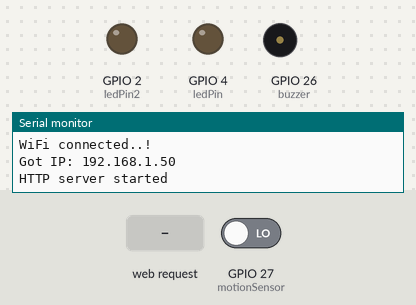
A sketch run on a simulated ESP32. Shown: output pins drawn as LEDs (lit = HIGH), buzzer (waves = sounding, pin HIGH), the last lines printed to the serial monitor. The test bench sets the inputs (shaded band); at power-on: GPIO 27 (motionSensor) LOW. WiFi joins after 1.5 s; servers stay silent unless stated.

Above: at 3.3 s.
3.4 s: GPIO 27 (motionSensor) driven HIGH
At 4.0 s:
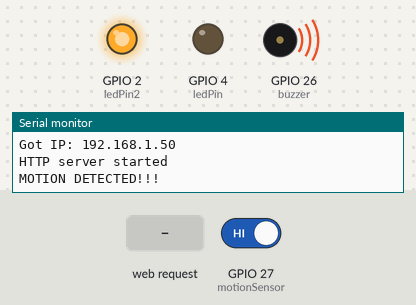
4.9 s: HTTP request GET /toggle received
At 6.1 s:
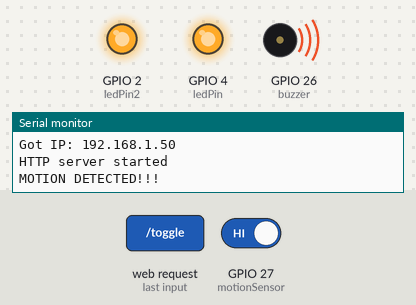
6.4 s: HTTP request GET /toggle?data=1 received
At 7.4 s:
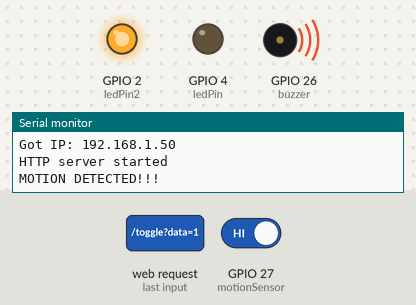
7.9 s: HTTP request GET /toggle?data=0 received
At 8.5 s:
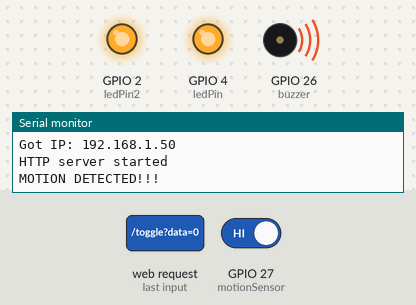
12.4 s: HTTP request GET /toggle?data=120 received
At 14.0 s:
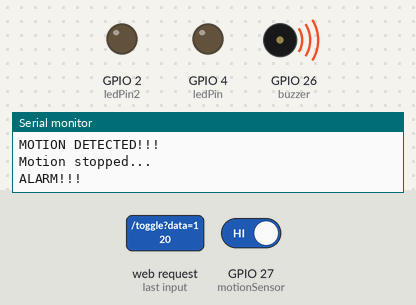
14.9 s: HTTP request GET /toggle received
At 16.3 s:
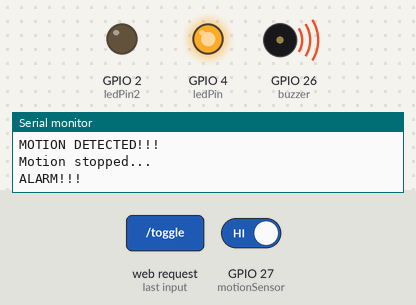
Timing chart, 0 to 17.4 s (numbered marks = the images above; inputs shaded):
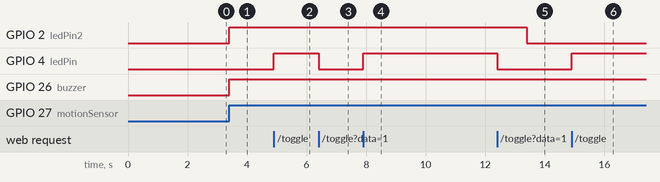

Measured:
- after the input at 3.4 s, GPIO 2 (ledPin2), GPIO 26 (buzzer): LOW → HIGH at once
- after the input at 4.9 s, GPIO 4 (ledPin): LOW → HIGH at once
- after the input at 6.4 s, GPIO 4 (ledPin): HIGH → LOW at once
- after the input at 7.9 s, GPIO 4 (ledPin): LOW → HIGH at once
- after the input at 12.4 s, GPIO 4 (ledPin): HIGH → LOW at once
- after the input at 14.9 s, GPIO 4 (ledPin): LOW → HIGH at once

The sketch:

Web_alarm_control_panel.ino
```cpp
#include <WiFi.h>
#include <WebServer.h>
#include <Wire.h>
#include <Adafruit_Sensor.h>
#include <Adafruit_BME280.h>

#define SEALEVELPRESSURE_HPA (1013.25)

#define timeSeconds 10

Adafruit_BME280 bme;

double temperature, humidity, pressure, altitude;

/*Put your SSID & Password*/
const char* ssid = "SSID";  // Enter SSID here
const char* password = "PASSWORD";  //Enter Password here

const int ledPin = 4; // LED connected to pin 2
const int ledPin2 = 2;

const int motionSensor = 27;
const int buzzer = 26;

unsigned long now = millis();
unsigned long lastTrigger = 0;
unsigned long alarmTrigger = 0;
boolean startTimer = false;
boolean motion = false;

boolean sensor_armed = true;


String code = "arm";

//password
String alarm_password = "1234";

WebServer server(80);


////////////////////////////////

void IRAM_ATTR detectsMovement();
void handle_OnConnect();
void handle_ToggleLED();
void handle_SendData();
void handle_NotFound();
String SendHTML(float temperature, float humidity, float pressure, float altitude);
char html_page[3000];
///////////////////////////////////

char web_page[3000] = "<!DOCTYPE HTML><html>\n"
                  "<head>\n"
                  "  <title>ESP-IDF BME280 Web Server</title>\n"
                  "  <meta http-equiv=\"refresh\" content=\"10\">\n"
                  "  <meta name=\"viewport\" content=\"width=device-width, initial-scale=1\">\n"
                  "  <link rel=\"stylesheet\" href=\"https://use.fontawesome.com/releases/v5.7.2/css/all.css\" integrity=\"sha384-fnmOCqbTlWIlj8LyTjo7mOUStjsKC4pOpQbqyi7RrhN7udi9RwhKkMHpvLbHG9Sr\" crossorigin=\"anonymous\">\n"
                  "  <link rel=\"icon\" href=\"data:,\">\n"
                  "  <style>\n"
                  "    html { font-family: Arial; display: inline-block; text-align: center; }\n"
                  "    p { font-size: 1.2rem; }\n"
                  "    body { margin: 0; }\n"
                  "    .topnav { overflow: hidden; background-color: #4B1D3F; color: white; font-size: 1.7rem; }\n"
                  "    .content { padding: 20px; }\n"
                  "    .card { background-color: white; box-shadow: 2px 2px 12px 1px rgba(140,140,140,.5); }\n"
                  "    .cards { max-width: 700px; margin: 0 auto; display: grid; grid-gap: 2rem; grid-template-columns: repeat(auto-fit, minmax(300px, 1fr)); }\n"
                  "    .reading { font-size: 2.8rem; }\n"
                  "    .card.temperature { color: #0e7c7b; }\n"
                  "    .card.humidity { color: #17bebb; }\n"
                  "    .card.pressure { color: #3fca6b; }\n"
                  "    .card.gas { color: #d62246; }\n"
                  "  </style>\n"
                  "</head>\n"
                  "<body>\n"
                  "  <div class=\"topnav\">\n"
                  "    <h3>ESP-IDF BME280 WEB SERVER</h3>\n"
                  "  </div>\n"
                  "  <div class=\"content\">\n"
                  "    <div class=\"cards\">\n"
                  "      <div class=\"card temperature\">\n"
                  "        <h4><i class=\"fas fa-thermometer-half\"></i> TEMPERATURE</h4><p><span class=\"reading\">%.2f&deg;C</span></p>\n"
                  "      </div>\n"
                  "      <div class=\"card humidity\">\n"
                  "        <h4><i class=\"fas fa-tint\"></i> HUMIDITY</h4><p><span class=\"reading\">%.2f</span> &percnt;</span></p>\n"
                  "      </div>\n"
                  "      <div class=\"card pressure\">\n"
                  "        <h4><i class=\"fas fa-angle-double-down\"></i> PRESSURE</h4><p><span class=\"reading\">%.2fhPa</span></p>\n"
                  "      </div>\n"
                  "    </div>\n"
                  "    <form action=\"/led\" method=\"post\">\n"
                  "      <button class=\"button\" type=\"submit\">Toggle LED</button>\n"
                  "    </form>\n"
                  "    <form action=\"/sendData\" method=\"post\">\n"
                  "      <label for=\"data\">Enter code:</label>\n"
                  "      <input type=\"text\" id=\"data\" name=\"data\">\n"
                  "      <button class=\"button\" type=\"submit\">Send Code</button>\n"
                  "    </form>\n"
                  "  </div>\n"
                  "</body>\n"
                  "</html>";


void setup() {
  Serial.begin(115200);
  delay(100);

  pinMode(ledPin, OUTPUT);
  digitalWrite(ledPin, LOW);

  pinMode(ledPin2, OUTPUT);
  digitalWrite(ledPin2, LOW);

  pinMode(buzzer, OUTPUT);
  // PIR Motion Sensor mode INPUT_PULLUP
  pinMode(motionSensor, INPUT_PULLUP);
  // Set motionSensor pin as interrupt, assign interrupt function and set RISING mode
  attachInterrupt(digitalPinToInterrupt(motionSensor), detectsMovement, RISING);

  bme.begin(0x76);

  Serial.println("Connecting to ");
  Serial.println(ssid);

  //connect to your local wi-fi network
  WiFi.begin(ssid, password);

  //check wi-fi is connected to wi-fi network
  while (WiFi.status() != WL_CONNECTED) {
    delay(1000);
    Serial.print(".");
  }
  Serial.println("");
  Serial.println("WiFi connected..!");
  Serial.print("Got IP: ");  Serial.println(WiFi.localIP());

  server.on("/", handle_OnConnect);
  server.on("/toggle", handle_ToggleLED);

  server.on("/sendData", handle_SendData);

  server.onNotFound(handle_NotFound);

  server.begin();
  Serial.println("HTTP server started");

}

void loop() {
  server.handleClient();

  now = millis();

  if((digitalRead(ledPin2) == HIGH) && (motion == false)) {
    Serial.println("MOTION DETECTED!!!");
    alarmTrigger = millis();
    motion = true;
  }

  // Turn off the LED after the number of seconds defined in the timeSeconds variable
  if(startTimer && (now - lastTrigger > (timeSeconds*1000))) {
    Serial.println("Motion stopped...");
    digitalWrite(ledPin2, LOW);
    Serial.println("ALARM!!!");
    startTimer = false;
    motion = false;
  }
  if(startTimer && (now - alarmTrigger > (timeSeconds*1000))) {
    digitalWrite(buzzer, HIGH);
  }

  if(!sensor_armed){
    digitalWrite(buzzer, LOW);
    digitalWrite(ledPin, LOW);
  }
}

////////////////////////////////////////////////////////////////////////

// Checks if motion was detected, sets LED HIGH and starts a timer
void IRAM_ATTR detectsMovement() {
  if(sensor_armed){
  digitalWrite(ledPin2, HIGH);
  startTimer = true;
  lastTrigger = millis();
  }
}

void handle_OnConnect() {
  temperature = bme.readTemperature();
  humidity = bme.readHumidity();
  pressure = bme.readPressure() / 100.0F;
  altitude = bme.readAltitude(SEALEVELPRESSURE_HPA);

  snprintf(html_page, sizeof(html_page), web_page, temperature, humidity, pressure);

  server.send(200, "text/html", html_page);
  //server.send(200, "text/html", SendHTML(temperature,humidity,pressure,altitude));
}

void handle_ToggleLED() {
  digitalWrite(ledPin, !digitalRead(ledPin)); // Toggle LED
  server.send(200, "text/plain", "LED state changed");
}

void handle_SendData() {
  String data = server.arg("data"); // Get the received data from the request
  Serial.println("Received data: " + data);

  // Check if received data is "1234", then turn on the LED, otherwise turn it off
  if (data == code) {
      sensor_armed = true;
      Serial.println("armed");
      delay(5000);
   }
   if (data == alarm_password) {
      sensor_armed = false;
      Serial.println("Sensor disarmed");
      // Activate LED
      digitalWrite(ledPin, HIGH);
      delay(3000);
      digitalWrite(ledPin, LOW);
    }

  server.send(200, "text/plain", "Data received successfully");
}

void handle_NotFound(){
  server.send(404, "text/plain", "Not found");
}
```
